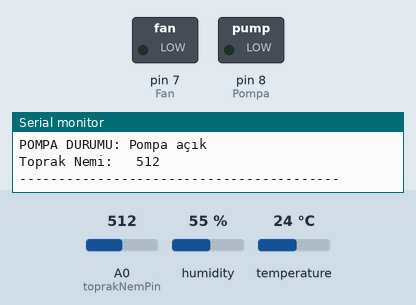
Recording of a sketch running on a simulated Arduino Uno, built with avr-gcc and run on an emulated ATmega328P. On the bench: switched loads named in the sketch (green lamp = pin HIGH), the last lines printed to the serial monitor. The inputs (shaded band) are chosen by the test bench; at power-on: humidity 55 %, A0 (toprakNemPin) = 512, temperature 24 °C.

Above: at 2.2 s.
2.3 s: humidity set to 51 %
5.2 s: humidity set to 48 %
At 6.6 s:
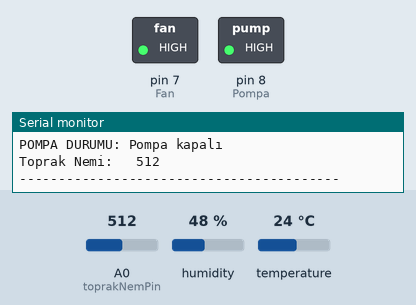
8.1 s: humidity set to 68 %
At 11.0 s:
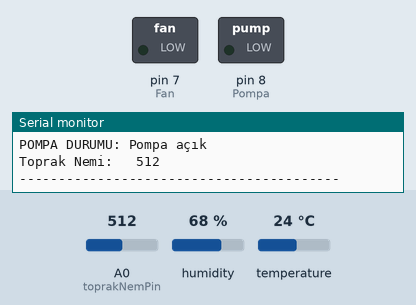
11.3 s: humidity set to 22 %
At 12.6 s:
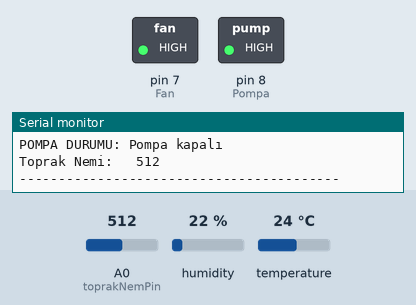
Timing chart, 0 to 14.3 s (numbered marks = the images above; inputs shaded):
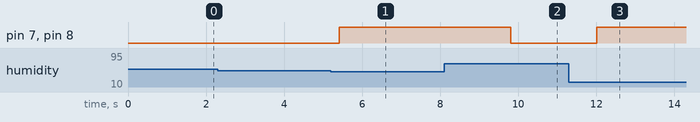

Measured:
- the behaviour switches between 50 and 49 % on humidity (found by bisection; images 0 and 1)
- after the input at 5.2 s, pin 7 (Fan), pin 8 (Pompa): LOW → HIGH after 0.21 s
- after the input at 8.1 s, pin 7 (Fan), pin 8 (Pompa): HIGH → LOW after 1.7 s
- after the input at 11.3 s, pin 7 (Fan), pin 8 (Pompa): LOW → HIGH after 0.71 s

The sketch:

Ardunio_Uno.ino
```cpp
//Sending Data from Arduino to NodeMCU Via Serial Communication
//Arduino code

//DHT11 Lib
#include <dht11.h>
//Arduino to NodeMCU Lib
#include <SoftwareSerial.h>
#include <ArduinoJson.h>


int toprakNemPin = A0;
int dhtPin = 4;  //sıcaklık ve nem sensörunun data pini
#define Fan 7    // fan data kontrol pini
#define Pompa 8
dht11 dht_sensor;
SoftwareSerial nodemcu(5, 6);        //Initialise Arduino to NodeMCU (5=Rx & 6=Tx)


//değiskenler alanı
float temp;
float hum;
String fanDurum;
String PompaDurum;
int toprakNemi;


void setup() {
  Serial.begin(9600);
  pinMode(Fan, OUTPUT);
  pinMode(Pompa, OUTPUT);


  nodemcu.begin(9600);
  delay(1000);

  Serial.println("Program started");
}

void loop() {
   int  chk = dht_sensor.read(dhtPin);
  Serial.print("NEM ORANI: ");
  Serial.println((float)dht_sensor.humidity,2);

  Serial.print("SICAKLIK ORANI: ");
  Serial.println((float)dht_sensor.temperature,2);

  hum=dht_sensor.humidity;
  temp = dht_sensor.temperature;

  if(hum<50)       ///DENEME AMAÇLI HUM KOYULUDU DEĞİŞECEK !!!!!!!!!!!!
  {
    digitalWrite(Fan,HIGH);
    fanDurum = "Fan kapalı";
  }
  else
  {
    digitalWrite(Fan,LOW);
    fanDurum = "Fan açık";

  }
  Serial.print("FAN DURUMU: ");
  Serial.println(fanDurum);

  if(hum<50)       ///DENEME AMAÇLI HUM KOYULUDU DEĞİŞECEK !!!!!!!!!!!!
  {
    digitalWrite(Pompa,HIGH);
    PompaDurum = "Pompa kapalı";
  }
  else
  {
    digitalWrite(Pompa,LOW);
    PompaDurum = "Pompa açık";

  }
  Serial.print("POMPA DURUMU: ");
  Serial.println(PompaDurum);


  toprakNemi = analogRead(toprakNemPin);
  Serial.print("Toprak Nemi:   ");
  Serial.println(toprakNemi);   //0-1023 arası   ne kadar küçük o kadar nemli demek


  StaticJsonBuffer<1000> jsonBuffer;
  JsonObject& data = jsonBuffer.createObject();
  //Assign collected data to JSON Object
  data["humidity"] = hum;
  data["temperature"] = temp;
  data["fanBilgisi"] = fanDurum;
  data["PompaBilgisi"] = PompaDurum;
  data["toprakNemBilgisi"] = toprakNemi;

  //Send data to NodeMCU
  data.printTo(nodemcu);
  jsonBuffer.clear();
  Serial.println("-----------------------------------------");
  delay(2000);
}
```
